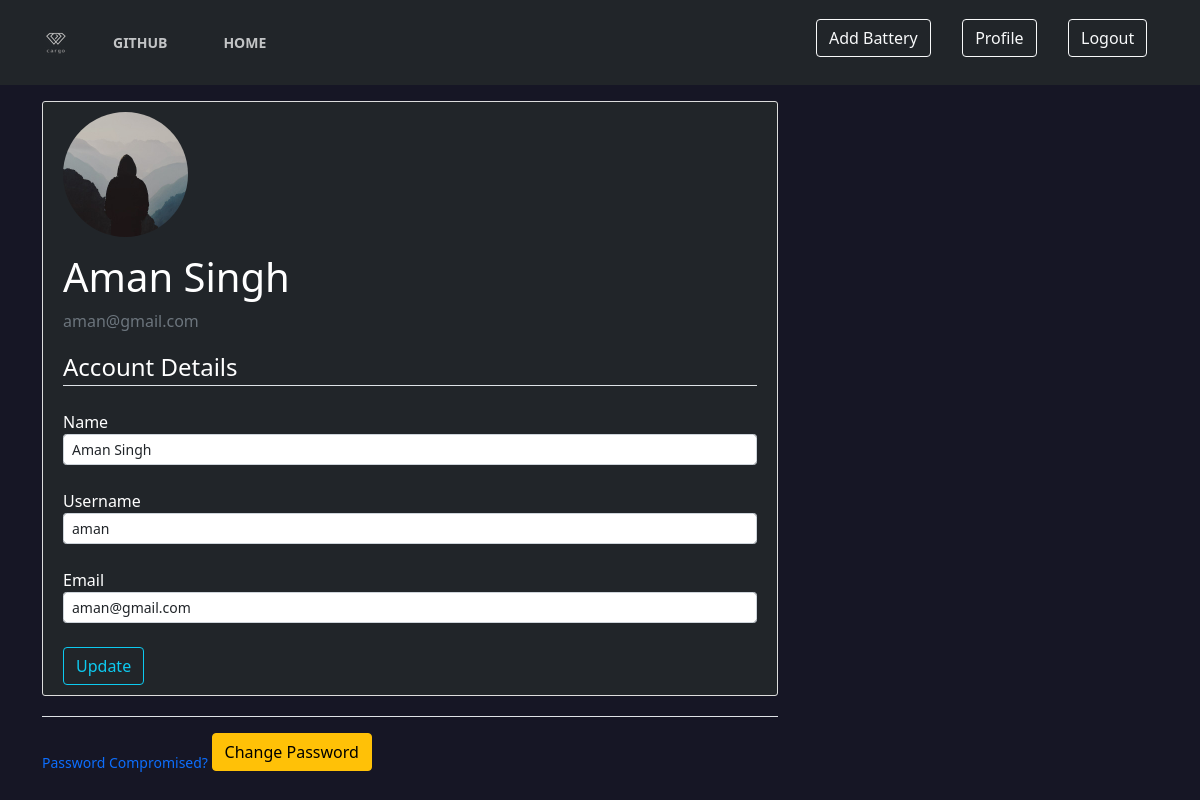
Page /account (signed in) on the earlier database version.
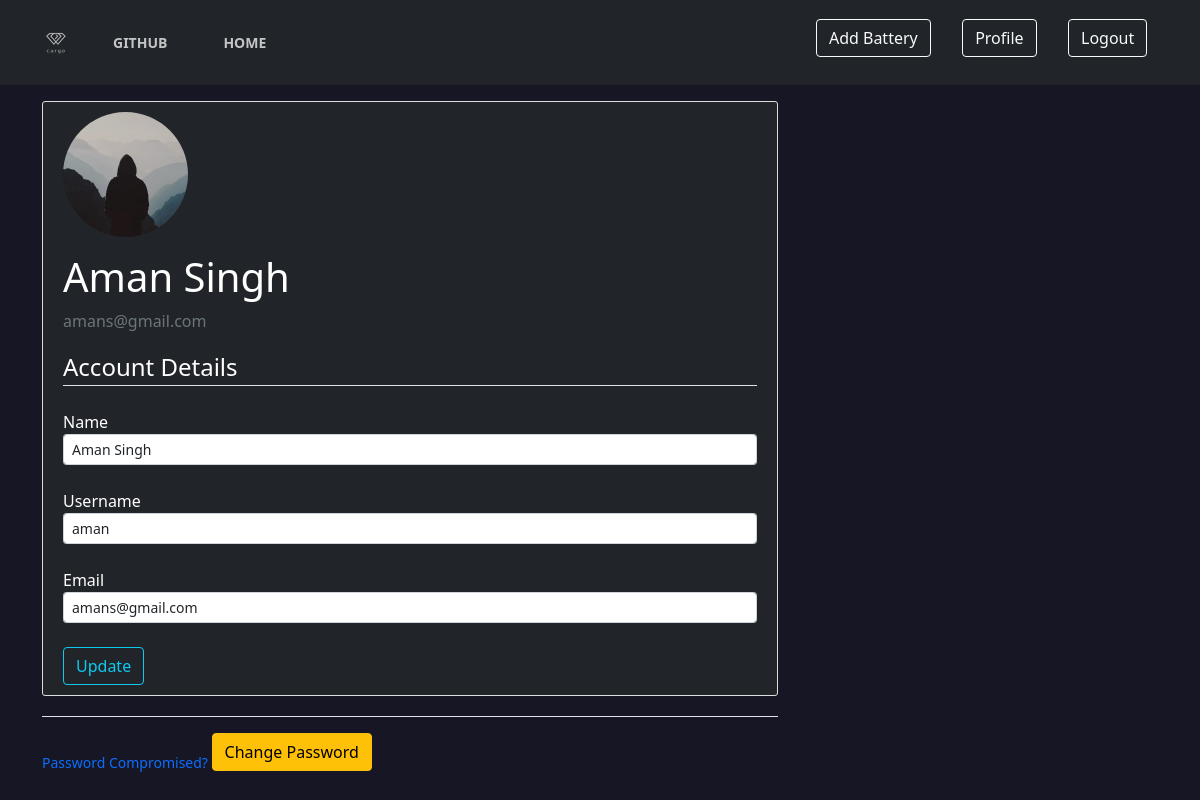
Same page on the later database version.
### bms/models.py (models this page shows, shortened)
class User(db.Model):
    id = db.Column(db.Integer, primary_key=True)
    name = db.Column(db.String, nullable=False)
    username = db.Column(db.String(20), unique=True, nullable=False)
    email = db.Column(db.String(30), unique=True, nullable=False)
    password = db.Column(db.String(100), nullable=False)
    batteries = db.relationship('Battery', backref='owner', lazy=True)

### bms/routes.py (the view)
@application.route('/account', methods=['GET', 'POST'])
def account():
    username = request.cookies.get('email')
    if username:
        user = User.query.filter_by(email=username).first()
        if user:
            form = UpdateAccountForm()
            if form.validate_on_submit():
                other_user = User.query.filter_by(email=form.email.data).first()
                if other_user:
                    if other_user.id != user.id:
                        flash('Email address already taken', 'warning')
                        return redirect(url_for('account'))
                user.email = form.email.data
                user.name = form.name.data
                another_user = User.query.filter_by(username=form.username.data).first()
                if another_user:
                    if another_user.id != user.id:
                        flash('Username alreadddy taken', 'warning')
                        return redirect(url_for('account'))
                user.username = form.username.data
                db.session.commit()
                flash("Account Information Updated Successfully!", "success")
                resp = make_response(redirect('/account'))
                resp.set_cookie('email', form.email.data)
                return resp
            elif request.method == 'GET':
                form.email.data = user.email
                form.name.data = user.name
                form.username.data = user.username
            return render_template('account.html', username=username, form=form, user=user, title='Account')
        return redirect(url_for('logout'))
    return redirect(url_for('login', next=request.endpoint))

### bms/forms.py
class UpdateAccountForm(FlaskForm):
    name = StringField('Name', validators=[Length(min=2, max=30)])
    username = StringField('Username', validators=[Length(min=2, max=20)])
    email = StringField('Email', validators=[Email()])
    prev_username = StringField('username_prev')
    prev_email = StringField('email_prev')
    submit = SubmitField('Update')

### bms/templates/account.html (shortened to what this page needs)
{% extends "layout.html" %}
{% block content %}
    <main role="main" class="container">
        <div class="row">
        <div class="col-lg-8">
<div class="bg-dark text-white" style="background: #ffffff; padding: 10px 20px; border: 1px solid #dddddd; border-radius: 3px; margin-bottom: 20px; position: relative;">
  <div class="media">
    <img class="rounded-circle" src="{{ url_for('static', filename='images/default.jpg') }}" style="height: 125px; width: 125px; margin-right: 20px; margin-bottom: 16px;">
    <div class="media-body">
      <h2 class="media-heading text-white" style="font-size: 2.5rem;">{{ user.name }}</h2>
      <p class="text-secondary">{{ user.email }}</p>
    </div>
  </div>
    <form method="POST" action="">
            <fieldset class="form-group">
                <legend class="border-bottom mb-4">Account Details</legend>
                <div class="form-group">
                    {{ form.name.label(class="form-control-label") }}
                    {% if form.name.errors %}
                        {{ form.name(class="form-control form-control-sm is-invalid") }}
                        <div class="invalid-feedback">
                            {% for error in form.name.errors %}
                                <span>{{ error }}</span>
                            {% endfor %}
                        </div>
                    {% else %}
                        {{ form.name(class="form-control form-control-sm") }}
                    {% endif %}
                </div>
                <div class="form-group">
                    {{ form.username.label(class="form-control-label mt-4") }}
                    {% if form.username.errors %}
                        {{ form.username(class="form-control form-control-sm is-invalid") }}
                        <div class="invalid-feedback">
                            {% for error in form.username.errors %}
                                <span>{{ error }}</span>
                            {% endfor %}
                        </div>
                    {% else %}
                        {{ form.username(class="form-control form-control-sm") }}
                    {% endif %}
                </div>
                <div class="form-group">
                    {{ form.email.label(class="form-control-label mt-4") }}
                    {% if form.email.errors %}
                        {{ form.email(class="form-control form-control-sm is-invalid") }}
                        <div class="invalid-feedback">
                            {% for error in form.email.errors %}
                                <span>{{ error }}</span>
                            {% endfor %}
                        </div>
                    {% else %}
                        {{ form.email(class="form-control form-control-sm") }}
                    {% endif %}
                </div>
            </fieldset>
            <div class="form-group">
                {{ form.submit(class="btn btn-outline-info mt-4") }}
            </div>
        </form>
    </div>
<div class="border-top pt-3">
        <small class="text-primary">
            Password Compromised? <a class="btn btn-warning ml-4 mb-4" href="{{ url_for('changepassword') }}">Change Password</a>
        </small>
    </div>
        </div>
        </div>
    </main>
{% endblock %}

### bms/templates/layout.html (shortened to what this page needs)
<!DOCTYPE html>
<html lang="en">
<head>
  <link rel="stylesheet" href="https://maxcdn.bootstrapcdn.com/font-awesome/4.5.0/css/font-awesome.min.css" />
  <link href="https://cdn.jsdelivr.net/npm/bootstrap@5.0.0-beta1/dist/css/bootstrap.min.css" rel="stylesheet"
 />
  <link rel="stylesheet" href="https://use.fontawesome.com/releases/v5.6.3/css/all.css"
>
  <link rel="stylesheet" href="{{url_for('static', filename='style.css')}}" />
</head>
<body>
  <nav id="Navbar" class="navbar navbar-expand-lg navbar-dark bg-dark mb-3 sticky-top">
    <div class="container">
      <a class="navbar-brand mr-4" href="{{url_for('index')}}">
              <img src="{{url_for('static', filename='images/favicon.png')}}"/>
          </a>
      <div class="collapse navbar-collapse" id="navbarSupportedContent">
        <ul class="navbar-nav me-auto mb-2 mb-lg-0">
          <li class="nav-item">
            <a class="nav-link text-light nav-link-ltr" aria-current="page" href="https://github.com/ayushvarshn/MajorProject" target="_blank">Github</a>
          </li>
          {% if username %}
          <li class="nav-item">
            <a class="nav-link text-light nav-link-ltr" aria-current="page" href="{{url_for('home')}}">Home</a>
          </li>
          {% endif %}
        </ul>
        {% if username %}
        <div style="margin: 1%" class="theme-switch-wrapper">
          <a class="btn btn-outline-light" href="{{url_for('add')}}">Add Battery</a>
        </div>
        <div style="margin: 1%" class="theme-switch-wrapper">
          <a class="btn btn-outline-light" href="{{url_for('account')}}">Profile</a>
        </div>
        <div style="margin: 1%" class="theme-switch-wrapper">
          <a class="btn btn-outline-light" href="{{url_for('logout')}}">Logout</a>
        </div>
        {% endif %}
      </div>
    </div>
  </nav>
  {% block content %}
  {% endblock %}
</body>
</html>

### bms/static/style.css (style rules this page uses)
:root { --primary-color: #9A97F3; --secondary-color: #818cab; --font-color: #e1e1ff; --bg-color: #161625; --heading-color: #818cab; --color-scheme: light dark; }
body { background-color: var(--bg-color); color: var(--font-color); }
a { color: var(--primary-color); }
* { margin: 0; padding: 0; box-sizing: border-box; }
.theme-switch-wrapper { display: flex; align-items: center; padding-left: 10px; padding-bottom: 10px; }
body img { filter: brightness(.8) contrast(1.2); }
.navbar { z-index: 1; }
.nav-link { font-weight: bold; font-size: 14px; text-transform: uppercase; text-decoration: none; color: white; padding: 20px 0px; margin: 0px 20px; display: inline-block; position: relative; opacity: 0.75; }
.nav-link::before { transition: 300ms; height: 5px; content: ""; position: absolute; background-color: white; }
.nav-link-ltr::before { width: 0%; bottom: 10px; }

Differences in the rows shown:
changed User "Aman Singh": email "aman@gmail.com" → "amans@gmail.com"
